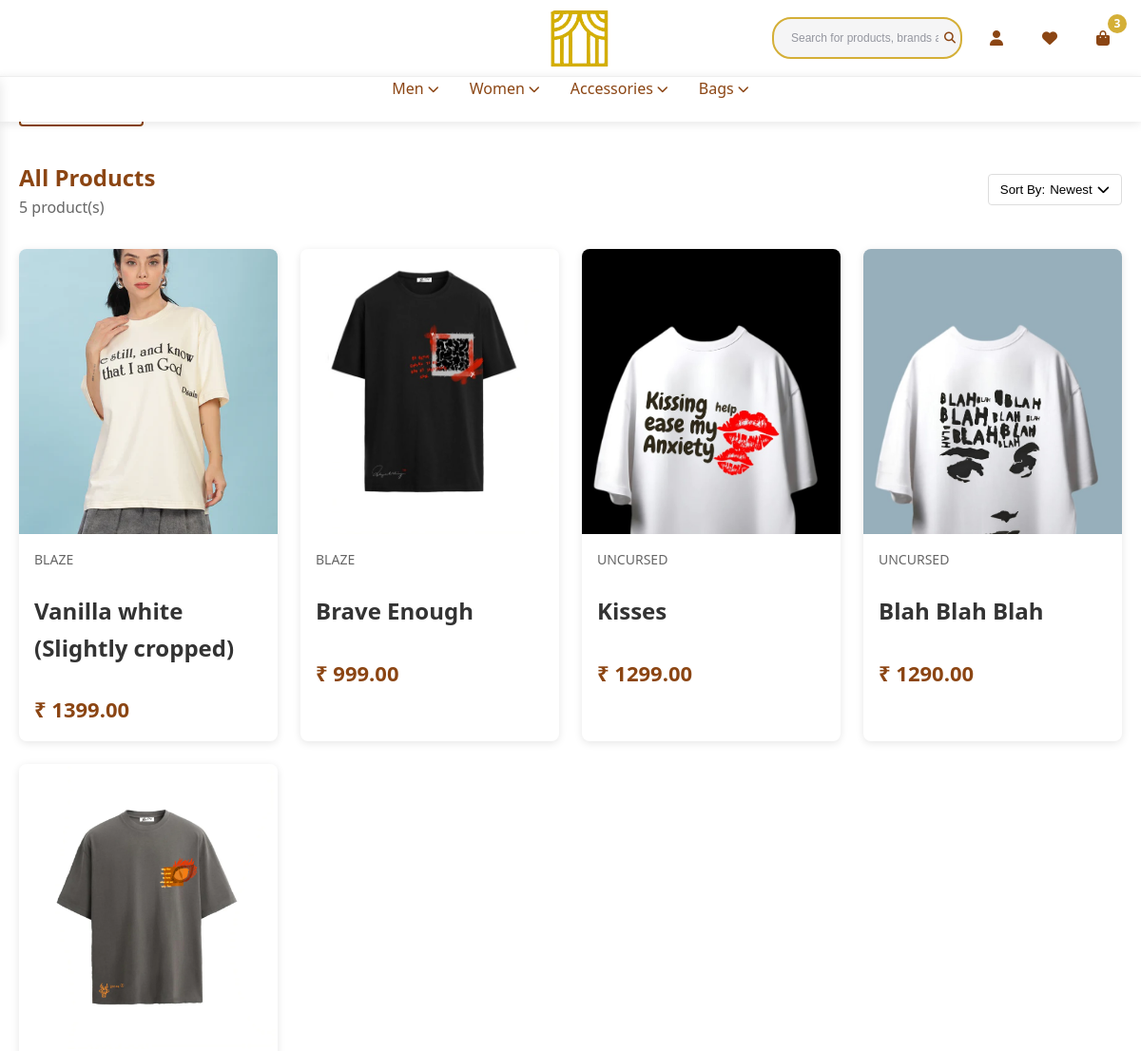
Page /allproducts (upper part) on the earlier database version.
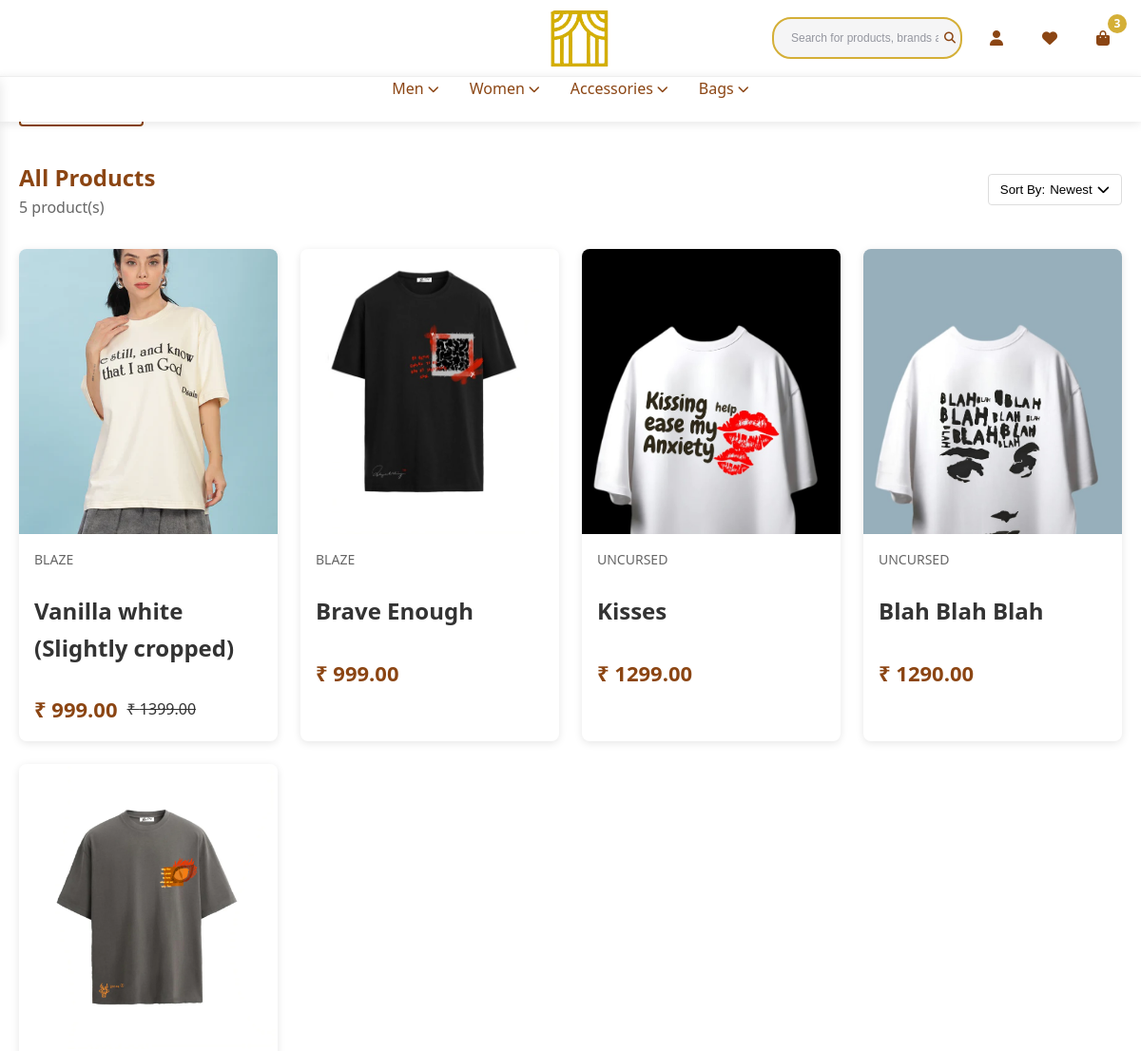
Same page on the later database version.
### home/models.py (models this page shows, shortened)
class Listing(models.Model):
    name = models.CharField(max_length=255)
    brand = models.ForeignKey(Brand, on_delete=models.CASCADE)
    category = models.ForeignKey(Category, on_delete=models.CASCADE)
    productType = models.ForeignKey(ProductType, on_delete=models.CASCADE, blank=True, null=True)
    uniqueLabel = models.PositiveIntegerField(blank=True, null=True)
    colors = models.ManyToManyField(Color)
    sizes = models.ManyToManyField(Size)
    price = models.DecimalField(max_digits=10, decimal_places=2)
    discountedPrice = models.DecimalField(max_digits=10, decimal_places=2, blank=True, null=True)
    description = models.TextField(blank=True, null=True)
    productDetails = models.TextField(blank=True, null=True)
    deliveryTime = models.CharField(max_length=255, default="5-7 days")
    stockQuantity = models.PositiveIntegerField(default=0)
    createdAt = models.DateTimeField(auto_now_add=True)
    slug = models.SlugField(unique=True, blank=True, null=True)
    returnEligible = models.BooleanField(default=False)
    exchangeEligible = models.BooleanField(default=False)
    bestSelling = models.BooleanField(default=False)
    newArrival = models.BooleanField(default=False)
    specialOffer = models.BooleanField(default=False)
    class Meta:
        constraints = [
            UniqueConstraint(fields=['productType', 'uniqueLabel'], name='unique_product_label')
        ]

class Image(models.Model):
    listing = models.ForeignKey(Listing, on_delete=models.CASCADE, related_name="images")
    image = models.ImageField(upload_to="images/")

class Brand(models.Model):
    name = models.CharField(max_length=100, unique=True)
    def __str__(self):
        return self.name

### home/views.py (the view)
# urls.py: path('allproducts', views.allProducts, name="allProducts"),
def allProducts(request):
    listings = Listing.objects.all().order_by("-createdAt")
    return render(request, "listing.html", {
        'listings': listings,
        "category": "All Products"
    })

### home/templates/listing.html (shortened to what this page needs)
{% extends "layout.html" %}
{% load static %}
{% block body %}
  <main>
    <section class="product-listing">
        <div class="container">
          <div class="listing-header">
            <div>
              <h2 class="listing-title">
                  {{ category|title }} {% if productType %} > {% endif %} {{ productType|title }}
              </h2>
              <p class="listing-count">{{ listings|length }} product(s)</p>
            </div>
            <div class="sort-dropdown">
              <button class="sort-button">
                Sort By: <span id="currentSort">Newest</span> <i class="fas fa-chevron-down"></i>
              </button>
            </div>
          </div>
    {% if message %}
          <h3>{{ message }}</h3>
    {% else %}
        <div class="product-grid">
            {% for list in listings %}
              <a href="{% url 'item' list.category.slug list.productType.slug list.slug %}" class="product-card"  data-created-at="{{ list.createdAt|date:'Y-m-d H:i:s' }}">
                <div class="product-image-container">
                  <img src="{{ list.images.first.image.url }}" alt="Product 1" class="product-image primary">
                </div>
                <div class="product-info">
                  <div class="product-brand">{{ list.brand }}</div>
                  <h3 class="product-name">{{ list.name }}</h3>
                  {% if list.discountedPrice %}
                    <div class="price-container">
                        <div class="product-price">₹ {{ list.discountedPrice }}</div>
                        <div class="product-discounted-price"><s>₹ {{ list.price }}</s></div>
                    </div>
                  {% else %}
                    <div class="product-price">₹ {{ list.price }}</div>
                  {% endif %}
                </div>
              </a>
            {% endfor %}
          </div>
    {% endif %}
  </main>
{% endblock %}
{% block script %}
    {% load static %}
{% endblock %}

Differences in the rows shown:
changed Listing "Vanilla white (Slightly cropped)": discountedPrice (not shown) → "999.00"
